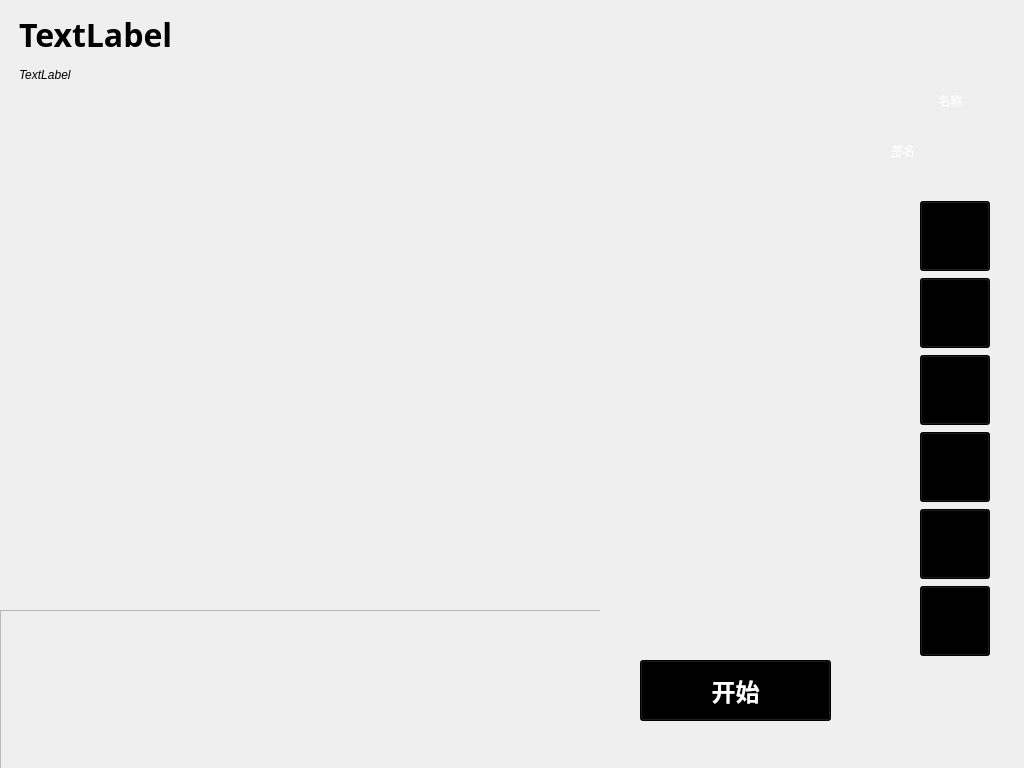
<?xml version="1.0" encoding="UTF-8"?>
<ui version="4.0">
 <class>PlayHall</class>
 <widget class="QDialog" name="PlayHall">
  <property name="geometry">
   <rect>
    <x>0</x>
    <y>0</y>
    <width>1024</width>
    <height>768</height>
   </rect>
  </property>
  <property name="windowTitle">
   <string>Dialog</string>
  </property>
  <widget class="QWidget" name="WG_PlayerInfo" native="true">
   <property name="geometry">
    <rect>
     <x>880</x>
     <y>0</y>
     <width>151</width>
     <height>771</height>
    </rect>
   </property>
   <property name="autoFillBackground">
    <bool>true</bool>
   </property>
   <property name="styleSheet">
    <string notr="true">color_bk:rgb(136, 136, 136)</string>
   </property>
   <widget class="QPushButton" name="PB_HeadIcon">
    <property name="geometry">
     <rect>
      <x>30</x>
      <y>10</y>
      <width>75</width>
      <height>75</height>
     </rect>
    </property>
    <property name="styleSheet">
     <string notr="true">color: rgb(255, 255, 255);</string>
    </property>
    <property name="text">
     <string/>
    </property>
    <property name="flat">
     <bool>true</bool>
    </property>
   </widget>
   <widget class="QLabel" name="LB_PlayerName">
    <property name="geometry">
     <rect>
      <x>10</x>
      <y>80</y>
      <width>121</width>
      <height>41</height>
     </rect>
    </property>
    <property name="font">
     <font>
      <family>3ds Light</family>
      <pointsize>9</pointsize>
      <weight>50</weight>
      <bold>false</bold>
     </font>
    </property>
    <property name="styleSheet">
     <string notr="true">color: rgb(255, 255, 255);
</string>
    </property>
    <property name="text">
     <string>名称</string>
    </property>
    <property name="alignment">
     <set>Qt::AlignCenter</set>
    </property>
    <property name="wordWrap">
     <bool>true</bool>
    </property>
   </widget>
   <widget class="QLabel" name="LB_PlayerSign">
    <property name="geometry">
     <rect>
      <x>10</x>
      <y>130</y>
      <width>121</width>
      <height>41</height>
     </rect>
    </property>
    <property name="font">
     <font>
      <italic>true</italic>
     </font>
    </property>
    <property name="styleSheet">
     <string notr="true">color: rgb(255, 255, 255);</string>
    </property>
    <property name="text">
     <string>签名</string>
    </property>
    <property name="wordWrap">
     <bool>true</bool>
    </property>
   </widget>
   <widget class="QWidget" name="layoutWidget">
    <property name="geometry">
     <rect>
      <x>40</x>
      <y>200</y>
      <width>72</width>
      <height>457</height>
     </rect>
    </property>
    <layout class="QVBoxLayout" name="verticalLayout">
     <item>
      <widget class="QPushButton" name="PB_Friends">
       <property name="minimumSize">
        <size>
         <width>70</width>
         <height>70</height>
        </size>
       </property>
       <property name="maximumSize">
        <size>
         <width>70</width>
         <height>70</height>
        </size>
       </property>
       <property name="autoFillBackground">
        <bool>false</bool>
       </property>
       <property name="styleSheet">
        <string notr="true">QPushButton{
	
	background-color: rgb(0, 0, 0);
}
QPushButton:pressed{
	background-color: rgb(50, 50, 50);
}</string>
       </property>
       <property name="text">
        <string/>
       </property>
       <property name="icon">
        <iconset resource="res/res.qrc">
         <normaloff>:/logo/好友.jpg</normaloff>:/logo/好友.jpg</iconset>
       </property>
       <property name="iconSize">
        <size>
         <width>40</width>
         <height>40</height>
        </size>
       </property>
       <property name="flat">
        <bool>false</bool>
       </property>
      </widget>
     </item>
     <item>
      <widget class="QPushButton" name="PB_AddFriends">
       <property name="minimumSize">
        <size>
         <width>70</width>
         <height>70</height>
        </size>
       </property>
       <property name="maximumSize">
        <size>
         <width>70</width>
         <height>70</height>
        </size>
       </property>
       <property name="autoFillBackground">
        <bool>false</bool>
       </property>
       <property name="styleSheet">
        <string notr="true">QPushButton{
	
	background-color: rgb(0, 0, 0);
}
QPushButton:pressed{
	background-color: rgb(50, 50, 50);
}</string>
       </property>
       <property name="text">
        <string/>
       </property>
       <property name="icon">
        <iconset resource="res/res.qrc">
         <normaloff>:/logo/添加好友.jpg</normaloff>:/logo/添加好友.jpg</iconset>
       </property>
       <property name="iconSize">
        <size>
         <width>40</width>
         <height>40</height>
        </size>
       </property>
       <property name="flat">
        <bool>false</bool>
       </property>
      </widget>
     </item>
     <item>
      <widget class="QPushButton" name="PB_Boast">
       <property name="minimumSize">
        <size>
         <width>70</width>
         <height>70</height>
        </size>
       </property>
       <property name="maximumSize">
        <size>
         <width>70</width>
         <height>70</height>
        </size>
       </property>
       <property name="autoFillBackground">
        <bool>false</bool>
       </property>
       <property name="styleSheet">
        <string notr="true">QPushButton{
	
	background-color: rgb(0, 0, 0);
}
QPushButton:pressed{
	background-color: rgb(50, 50, 50);
}</string>
       </property>
       <property name="text">
        <string/>
       </property>
       <property name="icon">
        <iconset resource="res/res.qrc">
         <normaloff>:/logo/公告.jpg</normaloff>:/logo/公告.jpg</iconset>
       </property>
       <property name="iconSize">
        <size>
         <width>45</width>
         <height>45</height>
        </size>
       </property>
       <property name="flat">
        <bool>false</bool>
       </property>
      </widget>
     </item>
     <item>
      <widget class="QPushButton" name="PB_Config">
       <property name="minimumSize">
        <size>
         <width>70</width>
         <height>70</height>
        </size>
       </property>
       <property name="maximumSize">
        <size>
         <width>70</width>
         <height>70</height>
        </size>
       </property>
       <property name="autoFillBackground">
        <bool>false</bool>
       </property>
       <property name="styleSheet">
        <string notr="true">QPushButton{
	
	background-color: rgb(0, 0, 0);
}
QPushButton:pressed{
	background-color: rgb(50, 50, 50);
}</string>
       </property>
       <property name="text">
        <string/>
       </property>
       <property name="icon">
        <iconset resource="res/res.qrc">
         <normaloff>:/logo/设置.jpg</normaloff>:/logo/设置.jpg</iconset>
       </property>
       <property name="iconSize">
        <size>
         <width>40</width>
         <height>40</height>
        </size>
       </property>
       <property name="flat">
        <bool>false</bool>
       </property>
      </widget>
     </item>
     <item>
      <widget class="QPushButton" name="PB_Debug">
       <property name="minimumSize">
        <size>
         <width>70</width>
         <height>70</height>
        </size>
       </property>
       <property name="maximumSize">
        <size>
         <width>70</width>
         <height>70</height>
        </size>
       </property>
       <property name="styleSheet">
        <string notr="true">QPushButton{
	
	background-color: rgb(0, 0, 0);
}
QPushButton:pressed{
	background-color: rgb(50, 50, 50);
}</string>
       </property>
       <property name="text">
        <string/>
       </property>
       <property name="icon">
        <iconset resource="res/res.qrc">
         <normaloff>:/logo/提交BUG.jpg</normaloff>:/logo/提交BUG.jpg</iconset>
       </property>
       <property name="iconSize">
        <size>
         <width>40</width>
         <height>40</height>
        </size>
       </property>
       <property name="flat">
        <bool>false</bool>
       </property>
      </widget>
     </item>
     <item>
      <widget class="QPushButton" name="PB_Power">
       <property name="minimumSize">
        <size>
         <width>70</width>
         <height>70</height>
        </size>
       </property>
       <property name="maximumSize">
        <size>
         <width>70</width>
         <height>70</height>
        </size>
       </property>
       <property name="styleSheet">
        <string notr="true">QPushButton{
	
	background-color: rgb(0, 0, 0);
}
QPushButton:pressed{
	background-color: rgb(50, 50, 50);
}</string>
       </property>
       <property name="text">
        <string/>
       </property>
       <property name="icon">
        <iconset resource="res/res.qrc">
         <normaloff>:/logo/退出.jpg</normaloff>:/logo/退出.jpg</iconset>
       </property>
       <property name="iconSize">
        <size>
         <width>40</width>
         <height>40</height>
        </size>
       </property>
       <property name="flat">
        <bool>false</bool>
       </property>
      </widget>
     </item>
    </layout>
   </widget>
  </widget>
  <widget class="QLabel" name="LB_BK">
   <property name="geometry">
    <rect>
     <x>0</x>
     <y>0</y>
     <width>1024</width>
     <height>768</height>
    </rect>
   </property>
   <property name="autoFillBackground">
    <bool>true</bool>
   </property>
   <property name="text">
    <string/>
   </property>
   <property name="scaledContents">
    <bool>true</bool>
   </property>
  </widget>
  <widget class="QScrollArea" name="SA_Games">
   <property name="geometry">
    <rect>
     <x>0</x>
     <y>610</y>
     <width>601</width>
     <height>161</height>
    </rect>
   </property>
   <property name="widgetResizable">
    <bool>true</bool>
   </property>
   <widget class="QWidget" name="scrollAreaWidgetContents">
    <property name="geometry">
     <rect>
      <x>0</x>
      <y>0</y>
      <width>599</width>
      <height>159</height>
     </rect>
    </property>
    <layout class="QHBoxLayout" name="horizontalLayout">
     <item>
      <widget class="QWidget" name="WG_Games" native="true"/>
     </item>
     <item>
      <spacer name="horizontalSpacer">
       <property name="orientation">
        <enum>Qt::Horizontal</enum>
       </property>
       <property name="sizeHint" stdset="0">
        <size>
         <width>427</width>
         <height>20</height>
        </size>
       </property>
      </spacer>
     </item>
    </layout>
   </widget>
  </widget>
  <widget class="QWidget" name="WG_Title" native="true">
   <property name="geometry">
    <rect>
     <x>-1</x>
     <y>-1</y>
     <width>881</width>
     <height>101</height>
    </rect>
   </property>
   <property name="autoFillBackground">
    <bool>true</bool>
   </property>
   <widget class="QLabel" name="LB_GameTitle">
    <property name="geometry">
     <rect>
      <x>20</x>
      <y>0</y>
      <width>651</width>
      <height>71</height>
     </rect>
    </property>
    <property name="font">
     <font>
      <family>3ds Light</family>
      <pointsize>24</pointsize>
      <weight>75</weight>
      <bold>true</bold>
     </font>
    </property>
    <property name="styleSheet">
     <string notr="true">bk_color:rgb(136, 136, 136)</string>
    </property>
    <property name="text">
     <string>TextLabel</string>
    </property>
   </widget>
   <widget class="QLabel" name="LB_GameAB">
    <property name="geometry">
     <rect>
      <x>20</x>
      <y>60</y>
      <width>651</width>
      <height>31</height>
     </rect>
    </property>
    <property name="font">
     <font>
      <italic>true</italic>
     </font>
    </property>
    <property name="styleSheet">
     <string notr="true">bk_color:rgb(136, 136, 136)</string>
    </property>
    <property name="text">
     <string>TextLabel</string>
    </property>
   </widget>
  </widget>
  <widget class="QWidget" name="WG_Begin" native="true">
   <property name="geometry">
    <rect>
     <x>600</x>
     <y>610</y>
     <width>280</width>
     <height>161</height>
    </rect>
   </property>
   <property name="autoFillBackground">
    <bool>true</bool>
   </property>
   <widget class="QPushButton" name="PB_StartGame">
    <property name="geometry">
     <rect>
      <x>40</x>
      <y>50</y>
      <width>191</width>
      <height>61</height>
     </rect>
    </property>
    <property name="font">
     <font>
      <family>Adobe 黑体 Std R</family>
      <pointsize>18</pointsize>
      <weight>75</weight>
      <bold>true</bold>
     </font>
    </property>
    <property name="contextMenuPolicy">
     <enum>Qt::ActionsContextMenu</enum>
    </property>
    <property name="autoFillBackground">
     <bool>false</bool>
    </property>
    <property name="styleSheet">
     <string notr="true">background-color: rgb(0, 0, 0);
color: rgb(255, 255, 255);</string>
    </property>
    <property name="text">
     <string>开始</string>
    </property>
    <property name="flat">
     <bool>false</bool>
    </property>
   </widget>
  </widget>
  <zorder>LB_BK</zorder>
  <zorder>WG_PlayerInfo</zorder>
  <zorder>SA_Games</zorder>
  <zorder>WG_Title</zorder>
  <zorder>WG_Begin</zorder>
 </widget>
 <resources>
  <include location="res/res.qrc"/>
 </resources>
 <connections/>
</ui>
